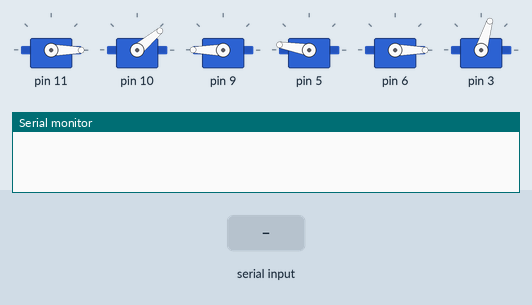
Recording of a sketch running on a simulated Arduino Uno, built with avr-gcc and run on an emulated ATmega328P. Shown: 6 × servo, the last lines printed to the serial monitor. The inputs (shaded band) are chosen by the test bench.

Above: at 7.2 s.
7.3 s: "90,45,200\n" received over Serial
At 7.76 s:
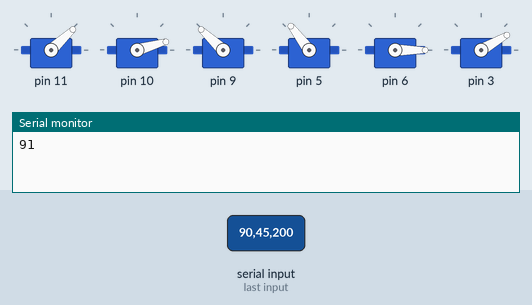
At 10.1 s:
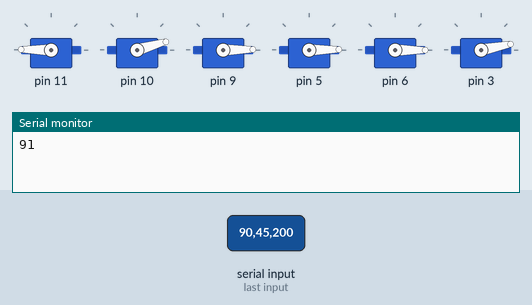
Timing chart, 0 to 11.6 s (numbered marks = the images above; inputs shaded):
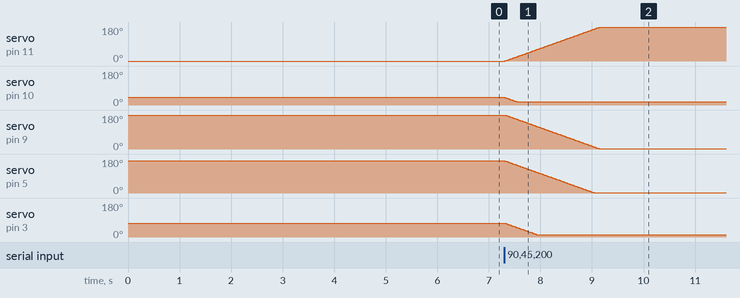

Measured:
- after the input at 7.3 s, servo on pin 11: moves from 0° to 179° over 1.8 s, starting at once; servo on pin 10: moves from 40° to 16° over 0.25 s, starting at once

The sketch:

sketch_feb6a.ino
```cpp
#include <Servo.h>
#include <Braccio.h>

Servo base;
Servo shoulder;
Servo elbow;
Servo wrist_rot;
Servo wrist_ver;
Servo gripper;

int x;
#define SMOOTHING_FACTOR 0.7

int smoothValue(int newValue, int oldValue) {
  return (SMOOTHING_FACTOR * oldValue) + ((1 - SMOOTHING_FACTOR) * newValue);
}

void setup() {
  Braccio.begin();
  Serial.begin(115200);
  Serial.setTimeout(1);
}

void loop() {
  while (!Serial.available())
    ;
  x = Serial.readString().toInt();
  Serial.print(x + 1);
  if (Serial.available()) {
    String data = Serial.readStringUntil('\n');  // Read input from Python
    int values[8];

    int i = 0;
    char *token = strtok(const_cast<char *>(data.c_str()), ",");
    while (token != NULL && i < 8) {
      values[i++] = atoi(token);
      token = strtok(NULL, ",");
    }
    int baseAngle = map(values[0], -100, 100, 0, 180);
    static int smoothedBaseAngle = baseAngle/2; // Store last known position
    smoothedBaseAngle = smoothValue(baseAngle, smoothedBaseAngle);

    Braccio.ServoMovement(10,         baseAngle, 0, 0, 0, 0,  0);
  }
}
```
